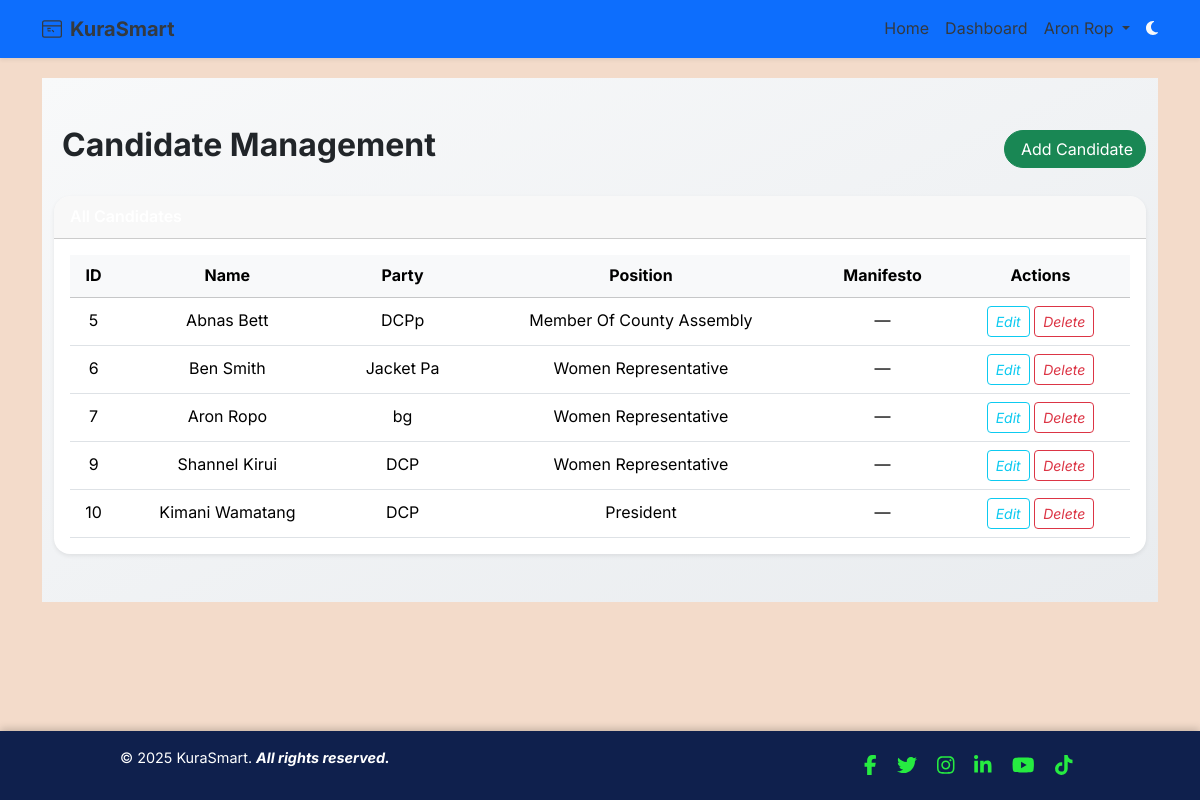
Screenshot of /admin/candidates (signed in) with the database file from the repository.
### app/models.py (models this page shows, shortened)
class User(db.Model, UserMixin):
    __tablename__ = 'users'
    id = db.Column(db.Integer, primary_key=True)
    email = db.Column(db.String(120), unique=True, nullable=False, index=True)
    full_name = db.Column(db.String(120), nullable=False)
    username = db.Column(db.String(80), unique=True, nullable=True)  # Informal only
    password_hash = db.Column(db.String(128), nullable=False)
    voting_type = db.Column(db.String(10), nullable=False, default="informal")  # 'formal' or 'informal'
    national_id = db.Column(db.String(20), unique=True, nullable=True)
    dob = db.Column(db.Date, nullable=True)
    gender = db.Column(db.String(10), nullable=True)
    county = db.Column(db.String(100), nullable=True)
    sub_county = db.Column(db.String(100), nullable=True)
    division = db.Column(db.String(100), nullable=True)
    location = db.Column(db.String(100), nullable=True)
    sub_location = db.Column(db.String(100), nullable=True)
    profile_image_url = db.Column(db.String(255), nullable=True)
    is_verified = db.Column(db.Boolean, default=False, index=True)
    is_superadmin = db.Column(db.Boolean, default=False)
    role = db.Column(db.Enum(UserRole), default=UserRole.voter, nullable=False, index=True)
    created_at = db.Column(db.DateTime, default=datetime.utcnow)
    candidates = db.relationship('Candidate', back_populates='user', lazy='dynamic')
    verification_requests = db.relationship('VerificationRequest', back_populates='user', lazy='dynamic')
    votes = db.relationship('Vote', back_populates='voter', lazy='dynamic')

class Candidate(db.Model):
    __tablename__ = 'candidate'
    id = db.Column(db.Integer, primary_key=True)
    user_id = db.Column(db.Integer, db.ForeignKey('users.id'), nullable=False)
    election_id = db.Column(db.Integer, db.ForeignKey('election.id'), nullable=False)
    position_id = db.Column(db.Integer, db.ForeignKey('position.id'), nullable=False)
    full_name = db.Column(db.String(100), nullable=False, unique=True)
    party_name = db.Column(db.String(100))
    position = db.Column(db.String(100), nullable=False)
    description = db.Column(db.Text)
    manifesto = db.Column(db.Text)
    approved = db.Column(db.Boolean, default=False)
    created_at = db.Column(db.DateTime, default=datetime.utcnow)
    user = db.relationship('User', back_populates='candidates')
    election = db.relationship('Election', back_populates='candidates')
    position_rel = db.relationship('Position', back_populates='candidates')
    votes = db.relationship('Vote', back_populates='candidate', lazy='dynamic')

### app/routes/web_auth.py (the view, shortened to what this page needs)
@admin_web_bp.route('/candidates', methods=['GET', 'POST'])
@login_required
def manage_candidates():
    form = CandidateForm()
    try:
        candidates = Candidate.query.all()
        return render_template('admin/candidates.html', candidates=candidates, form=form)
    except Exception as e:
        db.session.rollback()
        flash(f"Error managing candidates: {e}", "danger")
        return redirect(url_for('admin_web.manage_candidates'))

### app/context_processors.py (called while the page is built)
def inject_unread_notifs():
    if current_user.is_authenticated:
        count = Notification.query.filter_by(read=False).count()
    else:
        count = 0
    return {'unread_count': count}

### app/templates/admin/candidates.html (shortened to what this page needs)
{% extends "base.html" %}
{% block content %}
<div class="admin-dashboard-background py-5">
  <div class="container" data-aos="fade-up">
    <div class="d-flex justify-content-between align-items-center mb-4">
      <h2 class="fw-bold">Candidate Management</h2>
      <button class="btn btn-success rounded-pill" data-bs-toggle="modal" data-bs-target="#candidateModal">
         Add Candidate
      </button>
    </div>
    <div class="card shadow-sm border-0 rounded-4">
      <div class="card-header bg-gradient-secondary text-white fw-semibold rounded-top-4">All Candidates</div>
      <div class="card-body">
        {% if candidates %}
        <table class="table table-hover align-middle text-center mb-0">
          <thead class="table-light">
            <tr>
              <th>ID</th>
              <th>Name</th>
              <th>Party</th>
              <th>Position</th>
              <th>Manifesto</th>
              <th>Actions</th>
            </tr>
          </thead>
          <tbody>
            {% for c in candidates %}
            <tr data-aos="zoom-in" data-aos-delay="{{ loop.index * 30 }}">
              <td>{{ c.id }}</td>
              <td>{{ c.full_name }}</td>
              <td>{{ c.party_name or '—' }}</td>
              <td>{{ c.position }}</td>
              <td>
                {% if c.manifesto %}
                  {{ c.manifesto[:100] ~ '...' if c.manifesto|length > 100 else c.manifesto }}
                {% else %}
                  —
                {% endif %}
              </td>
              <td>
                <a href="{{ url_for('admin_web.edit_candidate', id=c.id) }}" class="btn btn-sm btn-outline-info">
                  <i class="bi bi-pencil-square">Edit</i>
                </a>
                <form method="POST" action="{{ url_for('admin_web.delete_candidate', candidate_id=c.id) }}" class="d-inline" onsubmit="return confirm('Delete this candidate?');">
                  <button type="submit" class="btn btn-sm btn-outline-danger">
                    <i class="bi bi-trash3">Delete</i>
                  </button>
                </form>
              </td>
            </tr>
            {% endfor %}
          </tbody>
        </table>
        {% else %}
        <p class="text-center text-muted py-4">No candidates available.</p>
        {% endif %}
      </div>
    </div>
  </div>
</div>
{% endblock %}

### app/templates/base.html (shortened to what this page needs)
<!DOCTYPE html>
<html lang="en" data-bs-theme="auto">
<head>
    <link rel="stylesheet" href="https://cdn.jsdelivr.net/npm/bootstrap@5.3.3/dist/css/bootstrap.min.css">
    <link rel="stylesheet" href="https://cdn.jsdelivr.net/npm/aos@2.3.4/dist/aos.css">
    <link rel="stylesheet" href="{{ url_for('static', filename='styles.css') }}">
</head>
<body class="text-dark d-flex flex-column min-vh-100"
      style="font-family: 'Inter', sans-serif; line-height: 1.6; background-color: #F3DBCA;">
    <nav class="navbar navbar-expand-lg navbar-dark bg-primary sticky-top shadow-sm">
        <div class="container">
            <a class="navbar-brand fw-bold d-flex align-items-center gap-2" href="{{ url_for('main.index') }}">
                KuraSmart
              </a>
            <div class="collapse navbar-collapse" id="navCollapse">
                <ul class="navbar-nav ms-auto mb-2 mb-lg-0">
                    <li class="nav-item">
                        <a class="nav-link {% if request.endpoint == 'main.index' %}active{% endif %}" href="{{ url_for('main.index') }}">Home</a>
                    </li>
                    {% if current_user.is_authenticated %}
                        <li class="nav-item">
                            <a class="nav-link {% if request.endpoint == 'dashboard.dashboard' %}active{% endif %}" href="{{ url_for('dashboard.dashboard') }}">Dashboard</a>
                        </li>
                        <li class="nav-item dropdown">
                            <a class="nav-link dropdown-toggle" href="#" id="userMenu" role="button" data-bs-toggle="dropdown">
                                {{ current_user.full_name }}
                            </a>
                        </li>
                    {% endif %}
                </ul>
                <span id="theme-toggle" class="text-light ms-2" title="Toggle theme" style="cursor: pointer;">
                    <i class="fas fa-moon"></i>
                  </span>
            </div>
        </div>
    </nav>
    <main class="container py-1 flex-grow-1">
        {% block content %}{% endblock %}
    </main>
<footer class="sticky-footer">
    <div class="footer-container">
      <p>&copy; 2025 KuraSmart. <i class="fw-bold">All rights reserved.</i></p>
      <div class="social-icons">
        <a href="https://www.facebook.com/home.php" aria-label="Facebook"><i class="fab fa-facebook-f"></i></a>
        <a href="https://x.com/?lang=en" aria-label="Twitter"><i class="fab fa-twitter"></i></a>
        <a href="https://www.instagram.com/#reactivated" aria-label="Instagram"><i class="fab fa-instagram"></i></a>
        <a href="https://www.linkedin.com" aria-label="LinkedIn"><i class="fab fa-linkedin-in"></i></a>
        <a href="https://www.youtube.com" aria-label="YouTube"><i class="fab fa-youtube"></i></a>
        <a href="https://www.tiktok.com" aria-label="TikTok"><i class="fab fa-tiktok"></i></a>
      </div>
    </div>
  </footer>
  <link
    rel="stylesheet"
    href="https://cdnjs.cloudflare.com/ajax/libs/font-awesome/6.5.0/css/all.min.css"
  />
</body>
</html>

### app/static/styles.css (style rules this page uses)
body { font-family: 'Segoe UI', Tahoma, Geneva, Verdana, sans-serif; background-color: #f8f9fa; margin: 0; padding: 0; }
.navbar-brand { font-weight: bold; color: #343a40 !important; }
.navbar-nav .nav-item .nav-link { color: #343a40; }
footer { background-color: #f1f3f5; padding: 10px; text-align: center; font-size: 0.9rem; color: #6c757d; margin-top: 30px; }

### app/templates/admin/candidates.html (style rules this page uses)
.admin-dashboard-background { background: linear-gradient(to bottom right, #f8f9fa, #e9ecef); }

### app/templates/base.html (style rules this page uses)
body { margin: 0; padding-bottom: 60px; font-family: Arial, sans-serif; }
.sticky-footer { position: fixed; bottom: 0; width: 100%; background-color: #0f204d; color: white; text-align: left; padding: 15px 10px; box-shadow: 0 -2px 8px rgba(0,0,0,0.2); z-index: 999; }
.footer-container { display: flex; flex-direction: column; align-items: center; gap: 10px; }
.social-icons a { margin: 0 8px; color: #26eb41; text-decoration: none; font-size: 20px; transition: color 0.3s ease; }
@media (min-width: 600px) { .footer-container { flex-direction: row; justify-content: space-between; max-width: 1000px; margin: 0 auto; padding: 0 20px; } }

### rows the page displays
User: full_name "Aron Rop"
Candidate: id "5", full_name "Abnas Bett", party_name "DCPp", position "Member Of County Assembly"
Candidate: id "6", full_name "Ben Smith", party_name "Jacket Pa", position "Women Representative"
Candidate: id "7", full_name "Aron Ropo", party_name "bg", position "Women Representative"
Candidate: id "9", full_name "Shannel Kirui", party_name "DCP", position "Women Representative"
Candidate: id "10", full_name "Kimani Wamatang", party_name "DCP", position "President"
